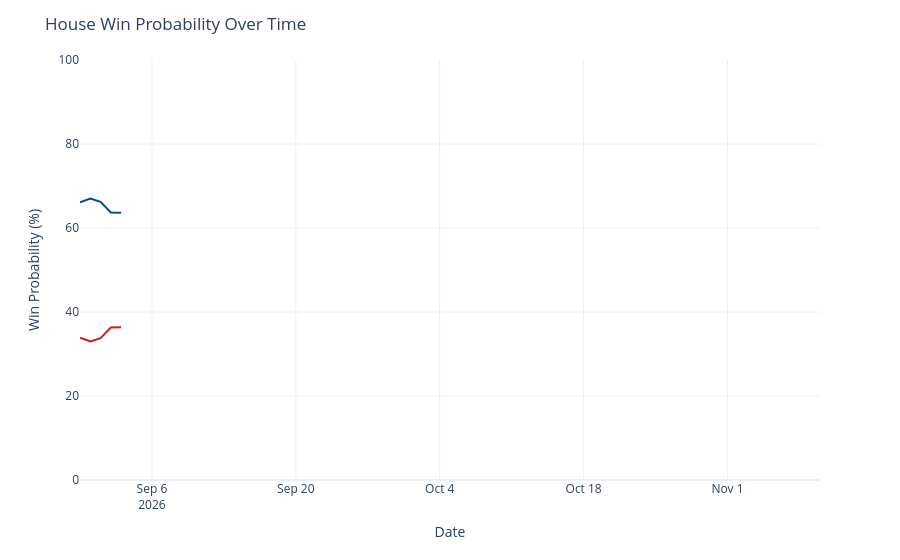

Here is the notebook cell this chart was saved with:
### Code cell
chance_over_time = output_ts[(output_ts['geo'] == 'US House') &
                             (output_ts['type'] == 'chance')]
chance_over_time['rep_chance'] = chance_over_time['y'].map(lambda x: 100 - x)
chance_over_time = chance_over_time.rename({'y': 'Democrats', 'rep_chance': 'Republicans'}, axis=1)
chance_time_ser = px.line(chance_over_time, x='date', y=['Democrats', 'Republicans'], template='plotly_white',
                         color_discrete_map={'Democrats': '#004b97', 'Republicans': '#c71e1d'},)
chance_time_ser.update_traces(hovertemplate="%{y:.1f}%")
chance_time_ser.update_layout(
    xaxis=dict(range=[pd.to_datetime('2026-08-30'), pd.to_datetime('2026-11-10')]),
    yaxis=dict(range=[0, 100]),
    xaxis_title='Date',
    yaxis_title='Win Probability (%)',
    title=dict(text="House Win Probability Over Time"),
    hovermode="x",
    showlegend=False
)
chance_time_ser

### Figure 1 — Plotly figure (JSON) as saved in the notebook; plotly's stock layout.template omitted (floating-point values rounded to 4 significant figures)
{"data": [{"hovertemplate": "%{y:.1f}%", "legendgroup": "Democrats", "line": {"color": "#004b97", "dash": "solid"}, "marker": {"symbol": "circle"}, "mode": "lines", "name": "Democrats", "orientation": "v", "showlegend": true, "type": "scatter", "x": ["2026-08-30", "2026-08-31", "2026-09-01", "2026-09-02", "2026-09-03"], "xaxis": "x", "y": [66.12, 67.02, 66.25, 63.69, 63.65], "yaxis": "y"}, {"hovertemplate": "%{y:.1f}%", "legendgroup": "Republicans", "line": {"color": "#c71e1d", "dash": "solid"}, "marker": {"symbol": "circle"}, "mode": "lines", "name": "Republicans", "orientation": "v", "showlegend": true, "type": "scatter", "x": ["2026-08-30", "2026-08-31", "2026-09-01", "2026-09-02", "2026-09-03"], "xaxis": "x", "y": [33.88, 32.98, 33.75, 36.31, 36.35], "yaxis": "y"}], "layout": {"hovermode": "x", "legend": {"title": {"text": "variable"}, "tracegroupgap": 0}, "margin": {"t": 60}, "showlegend": false, "title": {"text": "House Win Probability Over Time"}, "xaxis": {"anchor": "y", "domain": [0, 1], "range": ["2026-08-30T00:00:00", "2026-11-10T00:00:00"], "title": {"text": "Date"}}, "yaxis": {"anchor": "x", "domain": [0, 1], "range": [0, 100], "title": {"text": "Win Probability (%)"}}}}
